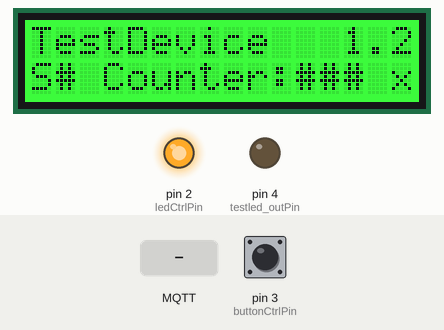
Recording of a sketch running on a simulated Arduino Uno WiFi Rev2. Shown: 16×2 character LCD, output pins drawn as LEDs (lit = HIGH). Dashed ring = blinking. The inputs (shaded band) are chosen by the test bench; at power-on: pin 3 (buttonCtrlPin) HIGH. WiFi joins after 1.5 s; servers stay silent unless stated; no MQTT or app messages arrive unless stated; what the sketch prints to the serial monitor is not drawn.

Above: at 3.05 s.
3.1 s: pin 3 (buttonCtrlPin) pulled LOW for 0.15 s
At 4.8 s:
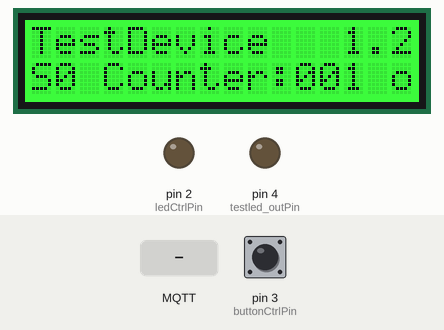
6.2 s: MQTT message "ON" arrives on the first subscribed topic
At 7.8 s:
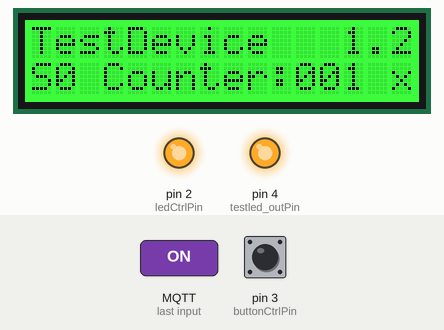
9.2 s: pin 3 (buttonCtrlPin) pulled LOW for 1 s
At 10.8 s:
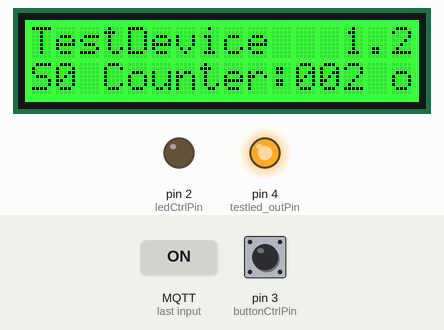
11.7 s: MQTT message "OFF" arrives on the first subscribed topic
At 13.4 s:
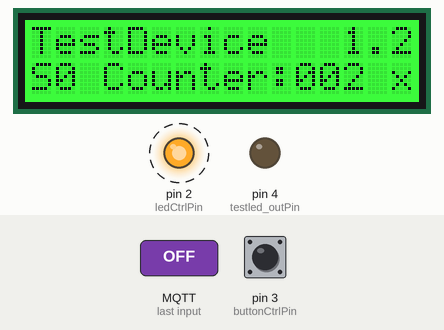
Timing chart, 0 to 16.5 s (numbered marks = the images above; inputs shaded):
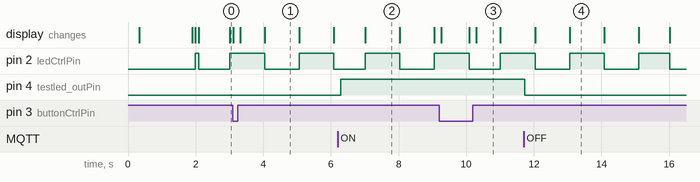

The sketch:

cosa_testdevice_arduino.ino
```cpp
/*
  Exhibit /habitat/humidity V1.2
  (Feuchtigkeit) KLima

  Arduino WIFI Version
  Update OSC 2 MQTT

  update: 28-04-2025 NIS, MQTT IN and OUT

  https://docs.arduino.cc/libraries/wifinina/
*/

#include <SPI.h>
#include <WiFiNINA.h>
#include "wlan_secrets.h"
WiFiClient wifi_client;

#include <PubSubClient.h>
#define MQTT_HABITAT
// #define MQTT_DMT
#include "mqtt_secrets.h"

#include "rgb_lcd.h"
rgb_lcd mylcd;

char* ssids[]     = {SECRET_SSID1, SECRET_SSID2, SECRET_SSID3, SECRET_SSID4, SECRET_SSID5};
char* passwords[] = {SECRET_PASS1, SECRET_PASS2, SECRET_PASS3, SECRET_PASS4, SECRET_PASS5};
int numNetworks = sizeof(ssids) / sizeof(ssids[0]);
String mySSID = "no SSID";

#define ARDUINO_INFO_VERSION "Arduino Uno WiFi Rev2"
#define EXHIBIT_NAME "Exhibit /habitat/arduino"

#define BAUDRATE 115200
#define LCDLENGTH 17

#include "helpers.h"

// --------------------------------------------------------------------------------
// MQTT Topics

const char* MQTT_TOPIC_XCOCOS_ALIVE   = "xcocos/alive/";
const char* MQTT_TOPIC_IN_LED         = "cosa/habitat/arduino/in/led";
const char* MQTT_TOPIC_IN_RESET       = "cosa/habitat/arduino/in/reset";
const char* MQTT_TOPIC_IN_DEBUGLEVEL  = "cosa/habitat/arduino/debuglevel";

const char* MQTT_TOPIC_OUT_TESTBUTTON = "cosa/habitat/arduino/out/testbutton";

// --------------------------------------------------------------------------------

const int ledCtrlPin    = 2;  // connector on D2
const int buttonCtrlPin = 3; // button PIN
int buttonCtrlState = 0;
int buttonCtrlPrev  = 0;

const int testled_outPin = 4;

// --------------------------------------------------------------------------------
// ##### init ######################################################################

//////////////////////
///// VARIABLES /////
////////////////////

///// Timing for Alive checks /////

#define seconds() (millis()/1000)
#define minutes() (millis()/60000)
#define hours()   (millis()/3600000)

int button_counter = 0;
int mqtt_counter   = 0;
int alive_counter  = 0;

char charSend[80];
int debugLevel = 0; // OFF=0 INFO=1, WARN=2, ERROR=3

int oldSec = 99; // check if sec has changed

///// Network & MQTT /////
// MAC Adress
byte mac[] = DEVICE_MAC;
// Fixed IP Adress of Exhibit
// IPAddress ip(DEVICE_IP_ADRESS);

// EthernetClient eth_client;
PubSubClient mqtt_client(wifi_client);

int status = WL_IDLE_STATUS;

// --------------------------------------------------------------------------------
// ################################################################################
// ################################################################################

//////////////////
///// SETUP /////
////////////////

void setup()
{
  setup_serial();
  Serial.print(EXHIBIT_NAME);
  Serial.println(": starting setup ------------------------------------------------------------");

  setup_pins();
  setup_lcd();
  setup_wlan();
  setup_mqtt();
  ready_lcd();

  Serial.print(EXHIBIT_NAME);
  Serial.println(": setup complete ------------------------------------------------------------");
}

/////////////////
///// LOOP /////
///////////////

// MAIN LOOP

void loop()
{
  check_testbutton();

  handle_connection();
  check_alive();
  check_inputs();

  check_timer();
  delay(100);
}

/////////////////////////
///// SETUP HELPER /////
///////////////////////

void setup_serial() {
  Serial.begin(BAUDRATE);
  while (!Serial) { }; // wait for serial port to connect. Needed for native USB port only
  delay(200);
  Serial.print(EXHIBIT_NAME);
  Serial.println(": starting...");
}

void setup_pins() {
  Serial.print(EXHIBIT_NAME);
  Serial.println(": setup pins...");

  pinMode(ledCtrlPin,     OUTPUT);
  pinMode(buttonCtrlPin,  INPUT);
  pinMode(testled_outPin, OUTPUT);

  Serial.print(EXHIBIT_NAME);
  Serial.println(": setup pins complete.");
}

void reset_sensors()
{
  mqtt_publish(MQTT_TOPIC_IN_LED, "OFF");
  button_counter = 0;
  // mqtt_counter = 0;
  // alive_counter = 0;
  Serial.print(EXHIBIT_NAME);
  Serial.println(": MQTT Reset completed.");
}

void setup_lcd()
{
  mylcd.begin(16, 2);
  mylcd.setRGB(COLOR_RED);
  mylcd.setCursor(0, 0);
  mylcd.print("TestDevice   1.2");
  mylcd.setCursor(0, 1);
  mylcd.print("trying WLAN     ");
}

void ready_lcd()
{
  mylcd.setRGB(COLOR_GREEN);
  mylcd.setCursor(0, 0);
  mylcd.print("TestDevice   1.2");
  mylcd.setCursor(0, 1);
  mylcd.print("S# Counter:### x");
}

void setup_wlan()
{
  for (int i = 0; i < numNetworks; i++)
  {
    Serial.print("Versuche Verbindung mit: ");
    Serial.println(ssids[i]);

    mylcd.setCursor(0, 1);
    snprintf(charSend, LCDLENGTH,"try %-12s", ssids[i]);
    mylcd.print(charSend);

    int status = WiFi.begin(ssids[i], passwords[i]);

    // Warte auf Verbindung (max. 10 Sekunden)
    int retries = 0;
    while (status != WL_CONNECTED && retries < 20)
    {
      delay(500);
      retries++;
      status = WiFi.status();
    }

    if (WiFi.status() == WL_CONNECTED)
    {
      Serial.println("");
      Serial.println("Arduino Uno WiFI Rev2 MultiWiFi connected");
      Serial.print("🔹 IP address: ");
      Serial.println(WiFi.localIP());
      break; // end for loop - NW found
    }
  }

  if (WiFi.status() != WL_CONNECTED)
  {
    Serial.println("Keine Verbindung zu einem Netzwerk möglich.");
    mylcd.setCursor(0, 1);
    mylcd.print("ERROR no network");
    while (true) {}; // stop
  }

  String fv = WiFi.firmwareVersion();
  if (fv < WIFI_FIRMWARE_LATEST_VERSION)
  {
    Serial.print(fv);
    Serial.print(" vs. newest FW ");
    Serial.print(WIFI_FIRMWARE_LATEST_VERSION);
    Serial.println(" -- Please upgrade the firmware");
  }

  printCurrentNet();
  printWifiData();
}

void setup_mqtt() {
  Serial.print(EXHIBIT_NAME);
  Serial.println(": setup mqtt...");

  mqtt_client.setServer(MQTT_BROKER, MQTT_PORT);
  mqtt_client.setCallback(handle_received_message);

  Serial.print(EXHIBIT_NAME);
  Serial.println(": setup mqtt complete.");
}

// WIFI Helper

void printCurrentNet() {
  // print the SSID of the network you're attached to:
  Serial.print("🔹 SSID: ");
  mySSID = WiFi.SSID();
  Serial.println(mySSID);
  // print the MAC address of the router you're attached to:
  byte bssid[6];
  WiFi.BSSID(bssid); // Basic Service Set Identifier - MAC des access points
  Serial.print("🔹 BSSID: ");
  printMacAddress(bssid);

  // print the received signal strength:
  long rssi = WiFi.RSSI();
  Serial.print("🔹 Signalstärke (RSSI): ");
  Serial.print(rssi);
  Serial.println(" dBm");
}

void printWifiData()
{
  // print your MAC address:
  byte mac[6];
  WiFi.macAddress(mac);
  Serial.print("🔹 MAC address: ");
  printMacAddress(mac);
  // print your subnet mask:
  IPAddress subnet = WiFi.subnetMask();
  Serial.print("🔹 NetMask: ");
  Serial.println(subnet);

  // print your gateway address:
  IPAddress gateway = WiFi.gatewayIP();
  Serial.print("🔹 Gateway: ");
  Serial.println(gateway);

  Serial.print("🔹 DNS: ");
  Serial.println(WiFi.dnsIP());
  Serial.println();
}

void printMacAddress(byte mac[]) {
  for (int i = 5; i >= 0; i--) {
    if (mac[i] < 16) {
      Serial.print("0");
    }
    Serial.print(mac[i], HEX);
    if (i > 0) {
      Serial.print(":");
    }
  }
  Serial.println();
}

////////////////////////
///// LOOP HELPER /////
//////////////////////

void handle_connection()
{
  if (!mqtt_client.connected()) {
    mqtt_connect();
    ready_lcd();
  }
  mqtt_client.loop();
}

void check_inputs() {
  //
  // sensor checks
  //
}

void check_alive() {
  int mySec = seconds() % 60;
  if (mySec != oldSec)  // only when sec changed
  {
    oldSec = mySec;

    if ((mySec%60) == 0)  // alle 60 sec
    {
      alive_counter++;
      sprintf(charSend,"%s %d", ALIVE_ID, alive_counter);
      mqtt_publish(MQTT_TOPIC_XCOCOS_ALIVE, charSend); // alive Message to XCOCOS
    }
  }
}

void check_testbutton()
{
  buttonCtrlState = !digitalRead(buttonCtrlPin);
  if (buttonCtrlState != buttonCtrlPrev)
  {
    sprintf(charSend,"S%1d",buttonCtrlState);
    Serial.println(charSend); // send to pc/unity
    buttonCtrlPrev = buttonCtrlState;

    mylcd.setCursor(1, 1);
    mylcd.print(buttonCtrlState);

    if (buttonCtrlState)
    {
      button_counter++;
      mylcd.setCursor(11, 1);
      sprintf(charSend, "%03d", button_counter);
      mylcd.print(charSend);
    }

    sprintf(charSend, "%1d %04d", buttonCtrlState, button_counter);
    mqtt_publish(MQTT_TOPIC_OUT_TESTBUTTON, charSend);
  }
}

void check_timer()
{
    // helper functions - time
    int mySec = seconds() % 60;
    int myMin = minutes();

    int mySecPuls = seconds() % 2;
    mylcd.setCursor(15, 1);

    if (mySecPuls == 1)
    {
      mylcd.print("x");
      digitalWrite(ledCtrlPin, true);
    }
    else
    {
      mylcd.print("o");
      digitalWrite(ledCtrlPin, false);
    }
}

/////////////////
///// MQTT /////
///////////////


void mqtt_connect() {
  mylcd.setCursor(0, 1);
  mylcd.print("try MQTT connect");

  while (!mqtt_client.connected()) {
    Serial.print(EXHIBIT_NAME);
    Serial.println(": Attempting MQTT connection...");

    if (mqtt_client.connect(MQTT_CLIENT, MQTT_USER, MQTT_PASS)) {
      Serial.print(EXHIBIT_NAME);
      Serial.println(": connected");
      // list of MQTT topics to handle als input
      mqtt_client.subscribe(MQTT_TOPIC_IN_LED);
      mqtt_client.subscribe(MQTT_TOPIC_IN_DEBUGLEVEL);
      mqtt_client.subscribe(MQTT_TOPIC_IN_RESET);
    } else {
      Serial.print(EXHIBIT_NAME);
      Serial.print(": failed, rc=");
      Serial.print(mqtt_client.state());
      Serial.println(" try again in 5 seconds");
      delay(5000);
    }
  }
}

void handle_received_message(char* topic, byte* payload, unsigned int length)
{
  Serial.print(EXHIBIT_NAME);
  Serial.print(": !!! Handle Message from topic [");
  Serial.print(topic);
  Serial.print("]: ");

  String payload_string = "";
  for (int i = 0; i < length; i++) {
    payload_string += (char)payload[i];
  }
  Serial.println(payload_string);
  if (strcmp(topic, MQTT_TOPIC_IN_LED) == 0) {
     set_info_led(payload_string);
  }
  else if (strcmp(topic, MQTT_TOPIC_IN_RESET) == 0)
  {
     reset_sensors();
  } else if (strcmp(topic, MQTT_TOPIC_IN_DEBUGLEVEL) == 0)
  {
     debugLevel = payload_string.toInt();
     Serial.print("DEBUG LEVEL set to: ");
     Serial.println(debugLevel);
  }
}

void mqtt_publish(char* topic, String payload) {
  mqtt_counter++;
  Serial.print(EXHIBIT_NAME);
  Serial.print(": Publishing MQTT message to topic [");
  Serial.print(topic);
  Serial.print("]: ");
  Serial.print(payload);
  Serial.print(" -- ");
  Serial.println(mqtt_counter);

  mqtt_client.publish(topic, payload.c_str(), true);
}

void set_info_led(String payload)
{
  Serial.print(EXHIBIT_NAME);
  Serial.print(": Set 'Info LED'... ");

  if (payload == "ON") {
    Serial.print("ON");
    digitalWrite(testled_outPin, HIGH);
  } else if (payload == "OFF") {
    Serial.print("OFF");
    digitalWrite(testled_outPin, LOW);
  } else {
    // analogWrite(CONTROLLINO_D4, payload.toFloat());
    Serial.print("INVALID SIGNAL - Must be 'ON' or 'OFF'!");
  }

  Serial.println();
}

///////////////////
// Data Processing
///////////////////


///////////////////
// EOF
///////////////////
```

helpers.h
```cpp
#define COLOR_RED       255,   0,   0
#define COLOR_GREEN       0, 255,   0
#define COLOR_BLUE        0,   0, 255
#define COLOR_YELLOW    255, 255,   0
#define COLOR_CYAN         0, 255, 255
#define COLOR_MAGENTA    255,   0, 255
#define COLOR_ORANGE     255, 165,   0
#define COLOR_PURPLE     128,   0, 128
#define COLOR_PINK       255, 105, 180
#define COLOR_WHITE      255, 255, 255
#define COLOR_BLACK        0,   0,   0
#define COLOR_GRAY       128, 128, 128
#define COLOR_BROWN      165,  42,  42
#define COLOR_LIME       191, 255,   0
#define COLOR_SKYBLUE      0, 191, 255

#define COLOR_PASTEL_RED         255, 105, 97
#define COLOR_PASTEL_GREEN       119, 221, 119
#define COLOR_PASTEL_BLUE        174, 198, 207
#define COLOR_PASTEL_YELLOW      253, 253, 150
#define COLOR_PASTEL_ORANGE      255, 179, 71
#define COLOR_PASTEL_PURPLE      177, 156, 217
#define COLOR_PASTEL_PINK        255, 209, 220
#define COLOR_PASTEL_CYAN        160, 230, 255
#define COLOR_PASTEL_MINT        189, 252, 201
#define COLOR_PASTEL_LAVENDER    230, 190, 255
#define COLOR_PASTEL_PEACH       255, 204, 170
#define COLOR_PASTEL_TEAL        144, 216, 196
#define COLOR_PASTEL_GRAY        200, 200, 200
```

mqtt_secrets.h
```cpp
// XCocos Broker

#ifdef MQTT_HABITAT
  #define MQTT_USER           "xxx"
  #define MQTT_PASS           "xxx"
  #define MQTT_BROKER         "192.168.1.1"
  #define MQTT_CLIENT         "xxx"
#endif


#define MQTT_PORT           1883
#define DEVICE_MAC { 0x00, 0x00, 0x00, 0x00, 0x00, 0x00 }

// ID for ALIVE on XCocos
#define ALIVE_ID            "01"
```

wlan_secrets.h
```cpp
// MULTI WIFI

// 1
#define SECRET_SSID1     "xxx"
#define SECRET_PASS1     "xxx"

// 2
#define SECRET_SSID2     "xxx"
#define SECRET_PASS2     "xxx"

// 3
#define SECRET_SSID3     "xxx"
#define SECRET_PASS3     "xxx"

// 4
#define SECRET_SSID4     "xxx"
#define SECRET_PASS4     "xxx"

// 5
#define SECRET_SSID5     "xxx"
#define SECRET_PASS5     "xxx"
```

Measured:
- after the input at 3.1 s, the display: first changes at once (image 1 shows a later state)
- after the input at 6.2 s, pin 4 (testled_outPin): LOW → HIGH after 0.09 s
- after the input at 9.2 s, the display: first changes after 0.07 s (image 3 shows a later state)
- after the input at 11.7 s, pin 4 (testled_outPin): HIGH → LOW at once
- by itself, pin 2 (ledCtrlPin): alternates HIGH for 0.97 s and LOW for 1.0 s
- what the display in image 1 shows lasts 1.1 s, from 4.0 s to 5.1 s
- what the display in image 3 shows lasts 0.7 s, from 10.3 s to 11.0 s
